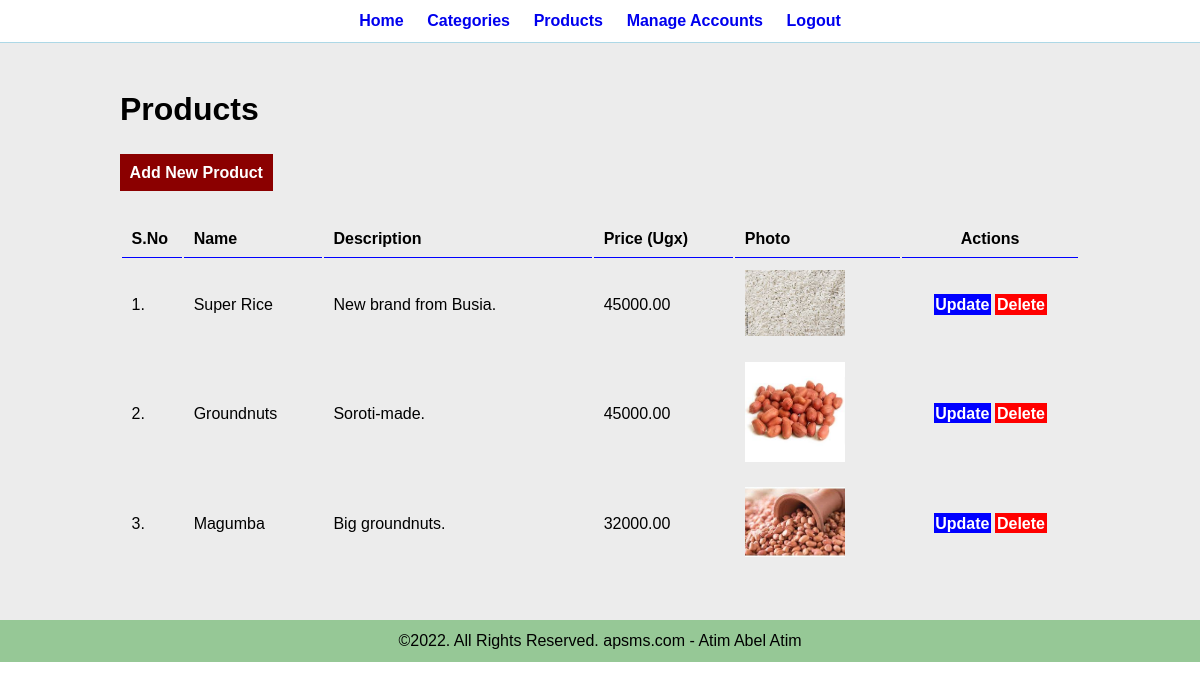
The app's page /admin/products.php (signed in) with its own data.
### tables this page shows
CREATE TABLE `products` (
  `s_no` int(10) UNSIGNED NOT NULL,
  `product_name` varchar(150) NOT NULL,
  `description` text NOT NULL,
  `price` decimal(10,2) NOT NULL,
  `img` varchar(150) NOT NULL,
  `category_id` int(10) UNSIGNED NOT NULL
);

### admin/products.php (the view)
<?php include ("includes/header.php"); ?>
<div class="main">
<div class="wrapper">
<h1>Products</h1>
<br><br>
<a href="add_product.php" class="btn-primary">Add New Product</a>
<br><br><br>
<table class="tbl-wider">
<tr>
<th>S.No</th>
<th>Name</th>
<th>Description</th>
<th>Price (Ugx)</th>
<th>Photo</th>
<th class="text-center">Actions</th>
</tr>
<?php
include ("../db_connect.php");
$display_command = "select * from products";
$exec = mysqli_query($con, $display_command);
$s_n = 1;
while($row = mysqli_fetch_array($exec))
{
echo ("<tr>");
echo ("<td>" . $s_n++ . ". </td>");
echo ("<td>" . $row[1] . "</td>");
echo ("<td>" . $row[2] . "</td>");
echo ("<td>" . $row[3] . "</td>");
if($row[4]!="")
{
echo ("<td><img src='../resources/images/products/$row[4]' width='100px'></td>");
}
else
{
echo ("<td>" . "Image not uploaded" . "</td>");
}
echo ("<td class='text-center'>");
echo ("<a href='update_product.php?update_id=$row[0]' class='btn-secondary'>" . "Update" . "</a>");
echo (" <a href='delete_product.php?delete_id=$row[0]' class='btn-danger'>" . "Delete" . "</a>");
echo ("</td>");
echo ("</tr>");
}
?>
</table>
</div>
</div>
<?php include ("includes/footer.php"); ?>

### admin/includes/header.php (shortened to what this page needs)
<!DOCTYPE html>
<html lang="en">
<head>
<link rel="stylesheet" href="../css/admin.css">
</head>
<body>
<div class="menu text-center">
<div class="wrapper">
<ul>
<li><a href="index.php">Home</a></li>
<li><a href="categories.php">Categories</a></li>
<li><a href="products.php">Products</a></li>
<li><a href="users.php">Manage Accounts</a></li>
<li><a href="logout.php">Logout</a></li>
</ul>
</div>
</div>

### admin/includes/footer.php
<div class="footer">
<div class="wrapper">
<p class="text-center">&copy;2022. All Rights Reserved. apsms.com - Atim Abel Atim</a></p>
</div>
</div>
</body>
</html>

### css/admin.css (style rules this page uses)
* { font-family: 'Lucida Sans', 'Lucida Sans Regular', 'Lucida Grande', 'Lucida Sans Unicode', Geneva, Verdana, sans-serif; margin: 0; padding: 0; }
.wrapper { width: 80%; padding: 1%; margin: 0 auto; }
.text-center { text-align: center; }
.tbl-wider { width: 100%; }
table tr th { border-bottom: solid 1px blue; padding: 1%; text-align: left; }
table tr td { padding: 1%; }
.btn-primary { background-color: darkred; color: white; cursor: pointer; padding: 1%; text-decoration: none; font-weight: bold; border: none; }
.btn-secondary { background-color: blue; color: white; cursor: pointer; padding: 1%; text-decoration: none; font-weight: bold; border: none; }
.btn-danger { background-color: red; color: white; cursor: pointer; padding: 1%; text-decoration: none; font-weight: bold; border: none; }
.menu { border-bottom: 1px solid lightblue; }
.menu ul { list-style-type: none; }
.menu ul li { display: inline; padding: 1%; font-weight: bold; }
.menu ul li a { text-decoration: none; }
.main { background-color: #ececec; padding: 3% 0; }
.footer { background-color: rgb(150,200,150); }

### records on screen
products: product_name "Super Rice", description "New brand from Busia.", price "45000.00", img (picture)
products: product_name "Groundnuts", description "Soroti-made.", price "45000.00", img (picture)
products: product_name "Magumba", description "Big groundnuts.", price "32000.00", img (picture)
